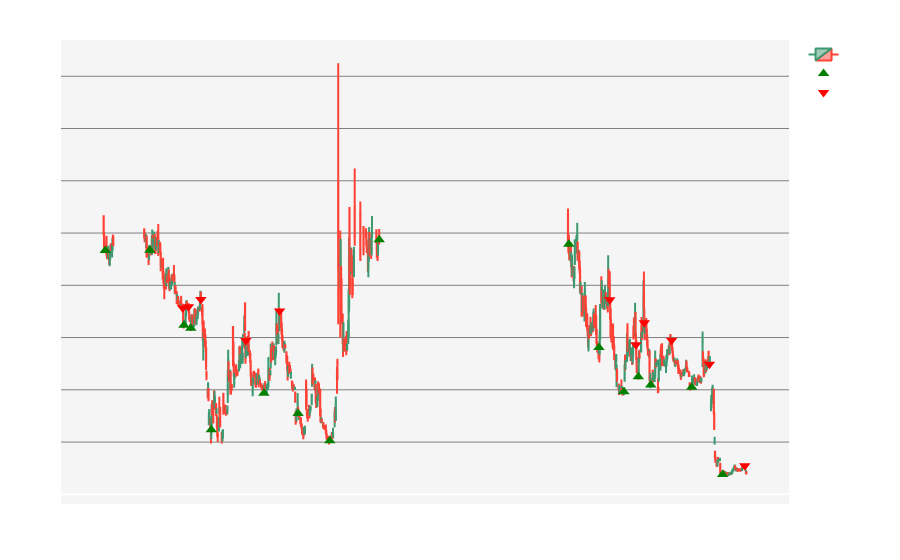

Notebook code cell kept with this figure:
### Code cell
# Load the selected stock data
selected_stock_data = None

# UI Components
stock_dropdown = widgets.Dropdown(
    options=[(stock['stock_name'], i) for i, stock in enumerate(stock_files)],
    description='Select Stock:',
    disabled=False,
)

start_date_picker = widgets.DatePicker(
    description='Start Date',
    disabled=False
)

end_date_picker = widgets.DatePicker(
    description='End Date',
    disabled=False
)

# Set default values for price and volume range sliders
default_min_adj_close = 0  # Change this variable name
default_max_adj_close = 100  # Change this variable name

price_range_slider = widgets.FloatRangeSlider(
    value=[default_min_adj_close, default_max_adj_close],  # Change this variable name
    min=default_min_adj_close,  # Change this variable name
    max=default_max_adj_close,  # Change this variable name
    step=0.1,
    description='Price Range:',  # You can keep this as 'Price Range'
    continuous_update=False
)

chart_type_dropdown = widgets.Dropdown(
    options=['Line Chart', 'Candlestick Chart'],
    value='Line Chart',
    description='Chart Type:',
    disabled=False,
)

def load_selected_stock_data(change):
    global selected_stock_data
    stock_index = change.new
    if stock_index is not None:
        file_path = stock_files[stock_index]['file_path']
        selected_stock_data = pd.read_csv(file_path)
        selected_stock_data['Date'] = pd.to_datetime(selected_stock_data['Date'])

        # Set the start and end date pickers to the dataset's start and end dates
        if not selected_stock_data.empty:
            min_date = selected_stock_data['Date'].min()
            max_date = selected_stock_data['Date'].max()
            start_date_picker.value = min_date.date()
            end_date_picker.value = max_date.date()

        # Calculate Buy and Sell signals
        selected_stock_data['Buy'] = selected_stock_data['Adj Close'] > selected_stock_data['Open']  
        selected_stock_data['Sell'] = selected_stock_data['Adj Close'] < selected_stock_data['Open'] 

# Create labels for the widgets
stock_label = widgets.Label(value='Select Stock:')
date_range_label = widgets.Label(value='Date Range:')
price_range_label = widgets.Label(value='Price Range:')
chart_type_label = widgets.Label(value='Chart Type:')
apply_filters_label = widgets.Label(value='Apply Filters:')

# Observers and UI Components
stock_dropdown.observe(load_selected_stock_data, names='value')

date_range_box = widgets.HBox([start_date_picker, end_date_picker])
price_range_box = widgets.HBox([price_range_slider])

chart_options_box = widgets.HBox([chart_type_dropdown])

filter_button = widgets.Button(description='Apply Filters')
output = widgets.Output()

# Function to filter and display data
def filter_data(b):
    with output:
        # Close the previous figure
        # plt.close()
        plt.clf()
        clear_output(wait=True)

        if selected_stock_data is None or selected_stock_data.empty:
            print("Please select a stock and load the data.")
            return

        filtered_data = selected_stock_data[
            (selected_stock_data['Date'] >= pd.to_datetime(start_date_picker.value)) &
            (selected_stock_data['Date'] <= pd.to_datetime(end_date_picker.value)) &
            (selected_stock_data['Adj Close'] >= price_range_slider.value[0]) &  # Change 'Close' to 'Adj Close'
            (selected_stock_data['Adj Close'] <= price_range_slider.value[1])  # Change 'Close' to 'Adj Close'
        ]

        if filtered_data.empty:
            print("No data to display for the selected filters.")
            return

        # Display Buy and Sell signals
        buy_signals = filtered_data[filtered_data['Buy'].notna()]
        sell_signals = filtered_data[filtered_data['Sell'].notna()]

        if chart_type_dropdown.value == 'Line Chart':
            plt.figure(figsize=(10, 4))
            plt.plot(filtered_data['Date'], filtered_data['Adj Close'], label='Adj Close Price') 

            # Plot Buy/Sell signals
            plt.scatter(buy_signals['Date'], buy_signals['Buys'], marker='^', color='green', label='Buy Signal', alpha=1) 
            plt.scatter(sell_signals['Date'], sell_signals['Sells'], marker='v', color='red', label='Sell Signal', alpha=1) 

            plt.xlabel('Date')
            plt.ylabel('Price')
            plt.title(f"{stock_files[stock_dropdown.value]['stock_name']} Stock Price")
            plt.legend()
            plt.show()

        elif chart_type_dropdown.value == 'Candlestick Chart':
            # Clear the Plotly figure if it exists
            if 'fig' in locals():
                fig = None

            fig = go.Figure(data=[go.Candlestick(
                x=filtered_data['Date'],
                open=filtered_data['Open'],
                high=filtered_data['High'],
                low=filtered_data['Low'],
                close=filtered_data['Adj Close']  # Change 'Close' to 'Adj Close'
            )])

            fig.update_layout(
                title=f"{stock_files[stock_dropdown.value]['stock_name']} Candlestick Chart",
                title_font=dict(color='white'),
                title_x=0.5,
                title_y=0.95,
                xaxis_title='Date',
                yaxis_title='Price',
                xaxis_rangeslider_visible=False,
                paper_bgcolor='rgba(0,0,0,0)',
                plot_bgcolor='rgba(245, 245, 245, 1)',
                margin=dict(l=40, r=40, t=40, b=40),
                hovermode='closest',
                xaxis=dict(
                    showline=True,
                    showgrid=False,
                    showticklabels=True,
                    tickfont=dict(color='white'),
                    title_font=dict(color='white')
                ),
                yaxis=dict(
                    showline=True,
                    showgrid=True,
                    showticklabels=True,
                    gridcolor='gray',
                    tickfont=dict(color='white'),
                    title_font=dict(color='white')
                ),
                showlegend=True,
                autosize=True,
                legend_title_font=dict(color='white'),  # Set legend title color to white
                legend_font=dict(color='white')
            )

            # Add Buy and Sell markers or annotations
            fig.add_trace(go.Scatter(x=buy_signals['Date'], y=buy_signals['Buys'], mode='markers', name='Buy', marker=dict(color='green', size=10, symbol='triangle-up'))) 
            fig.add_trace(go.Scatter(x=sell_signals['Date'], y=sell_signals['Sells'], mode='markers', name='Sell', marker=dict(color='red', size=10, symbol='triangle-down'))) 

            fig.show()

# Link the filter button to the filter_data function
filter_button.on_click(filter_data)

# Create a VBox to organize the widgets vertically
ui = widgets.VBox([
    widgets.HBox([stock_label, stock_dropdown]),
    widgets.HBox([date_range_label, date_range_box]),
    widgets.HBox([chart_type_label, chart_options_box]),
    widgets.HBox([apply_filters_label, filter_button]),
    output,
])

display(ui)

### Figure 1 — Plotly figure (JSON) as saved in the notebook; plotly's stock layout.template omitted (floating-point values rounded to 4 significant figures; data arrays with more than 128 entries replaced by an {"elided": "..."} marker saying what was removed)
{"data": [{"close": {"elided": "702 float values"}, "high": {"elided": "702 float values"}, "low": {"elided": "702 float values"}, "open": {"elided": "702 float values"}, "type": "candlestick", "x": {"elided": "702 str values"}}, {"marker": {"color": "green", "size": 10, "symbol": "triangle-up"}, "mode": "markers", "name": "Buy", "type": "scatter", "x": {"elided": "702 str values"}, "y": {"elided": "702 float values"}}, {"marker": {"color": "red", "size": 10, "symbol": "triangle-down"}, "mode": "markers", "name": "Sell", "type": "scatter", "x": {"elided": "702 str values"}, "y": {"elided": "702 float values"}}], "layout": {"autosize": true, "hovermode": "closest", "legend": {"font": {"color": "white"}, "title": {"font": {"color": "white"}}}, "margin": {"b": 40, "l": 40, "r": 40, "t": 40}, "paper_bgcolor": "rgba(0,0,0,0)", "plot_bgcolor": "rgba(245, 245, 245, 1)", "showlegend": true, "title": {"font": {"color": "white"}, "text": "AMC Candlestick Chart", "x": 0.5, "y": 0.95}, "xaxis": {"rangeslider": {"visible": false}, "showgrid": false, "showline": true, "showticklabels": true, "tickfont": {"color": "white"}, "title": {"font": {"color": "white"}, "text": "Date"}}, "yaxis": {"gridcolor": "gray", "showgrid": true, "showline": true, "showticklabels": true, "tickfont": {"color": "white"}, "title": {"font": {"color": "white"}, "text": "Price"}}}}
